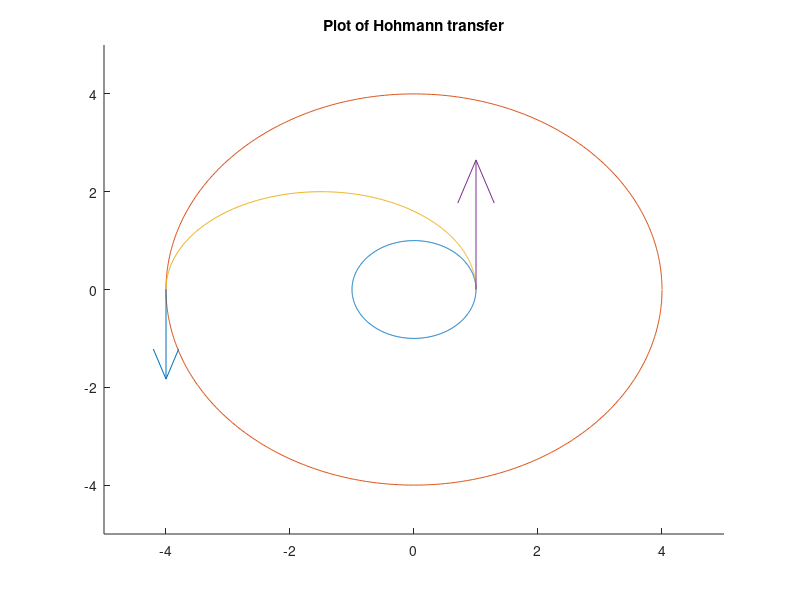

Here is the MATLAB script that generated this plot: (Note: this script raises an error after producing the figure.)
clc;clear;
v1=1;
mu=1;
v2=0.5;
r1=mu/v1^2;
r2=mu/v2^2;
R=r2/r1;
if R<11.938
    fprintf('The Hohmann transfer is the most efficient\n')
end

%Finds properties of the transfer orbit
eT=(r2-r1)/(r2+r1);
aT=(r1+r2)/2;
pT=aT*(1-eT^2);
nuT=0:0.01:pi;
radiusT=pT./(1+eT*cos(nuT));
[xT,yT]=pol2cart(nuT,radiusT);

%Finds delta V
dv1=sqrt(mu/r1)*(sqrt((2*R)/(1+R))-1);
dv2=sqrt(mu/r1)*sqrt(1/R)*(1-sqrt((2)/(1+R)));

%Finds coords of circular orbits
nu=0:0.01:2*pi;
radius1=zeros(1,length(nu));
radius1(:)=r1;
radius2=zeros(1,length(nu));
radius2(:)=r2;
[x1,y1]=pol2cart(nu,radius1);
[x2,y2]=pol2cart(nu,radius2);

hold on
plot(x1,y1,x2,y2,xT,yT)
scale=10;
quiver(xT(1),yT(1),0,dv1,scale)
quiver(xT(length(nuT)),yT(length(nuT)),0,-dv2,scale)
axis([-5 5 -5 5])
set(gcf,'position',[300,300,500,500])
title('Plot of Hohmann transfer')
subtitle('Delta Vs not to scale')